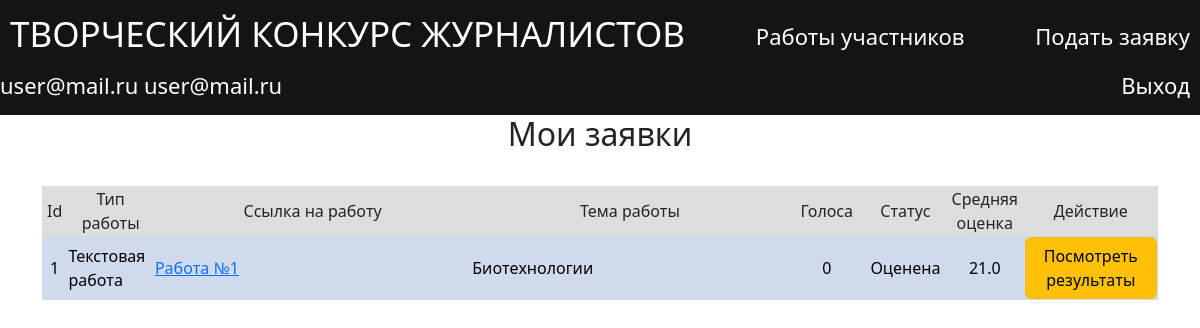
/cabinet (signed in), run on the app's committed database.
### data/users.py (models this page shows, shortened)
class User(SqlAlchemyBase, UserMixin, SerializerMixin):
    __tablename__ = 'users'
    id = sqlalchemy.Column(sqlalchemy.Integer,
                           primary_key=True, autoincrement=True)
    surname = sqlalchemy.Column(sqlalchemy.String, nullable=True)
    name = sqlalchemy.Column(sqlalchemy.String, nullable=True)
    position = sqlalchemy.Column(sqlalchemy.String, nullable=True)
    email = sqlalchemy.Column(sqlalchemy.String,
                              index=True, unique=True, nullable=True)
    password = sqlalchemy.Column(sqlalchemy.String, nullable=True)
    proposals = sqlalchemy.Column(sqlalchemy.String, nullable=True)
    @property
    def proposals_list(self):
        return json.loads(self.proposals)['proposals']

### data/proposals.py (models this page shows, shortened)
class Proposal(SqlAlchemyBase, UserMixin, SerializerMixin):
    __tablename__ = 'proposal'
    id = sqlalchemy.Column(sqlalchemy.Integer,
                           primary_key=True, autoincrement=True)
    type = sqlalchemy.Column(sqlalchemy.String, nullable=True)
    file = sqlalchemy.Column(sqlalchemy.String, nullable=True)
    evaluation = sqlalchemy.Column(sqlalchemy.String, nullable=True)
    lowering_criteria = sqlalchemy.Column(sqlalchemy.String, nullable=True)
    status = sqlalchemy.Column(sqlalchemy.String, nullable=True)
    likes = sqlalchemy.Column(sqlalchemy.Integer, nullable=True)
    user_data = sqlalchemy.Column(sqlalchemy.String, nullable=True)
    experts_rates = sqlalchemy.Column(sqlalchemy.String, nullable=True)
    @property
    def theme(self):
        return self.user_data_dict.get("theme")
    @property
    def evaluation_dict(self):
        return json.loads(self.evaluation)
    @property
    def user_data_dict(self):
        return json.loads(self.user_data)
    @property
    def experts_list(self):
        return json.loads(self.experts_rates)["expert_ids"]
    @property
    def lowering_criteria_dict(self):
        return json.loads(self.lowering_criteria)
    @property
    def rated_at_least_one(self):
        return len(self.experts_list) >= 1
    @property
    def average_score(self):
        sum = 0
        for score in self.merge_ratings:
            sum += score[3]
        return round(sum / len(self.merge_ratings),2)
    @property
    def merge_ratings(self):
        ratings = self.evaluation_dict["ratings"]
        lowering_ratings = self.lowering_criteria_dict["ratings"]
        merged_ratings = []
        for index in range(len(ratings)):
            merged_ratings.append((ratings[index],lowering_ratings[index],ratings[index]["expert"],
                                   sum(list(ratings[index].values())[:-1]) \
                                   - sum(list(lowering_ratings[index].values())[:-1])))
        return merged_ratings

### main.py (the view)
@app.route('/cabinet', methods=['GET', 'POST'])
@login_required
def cabinet():
    db_sess = db_session.create_session()
    my_proposals_ids = current_user.proposals_list
    my_proposals = []
    for proposal_id in my_proposals_ids:
        my_proposals.append(db_sess.query(Proposal).filter(Proposal.id == proposal_id).first())
    return render_template('cabinet.html',
                           stage=competition_stage,
                           proposals=my_proposals,
                           is_empty=len(my_proposals)==0, title='Мои ' \
                                                                                                            'заявки')

### data/db_session.py (called while the page is built)
def create_session() -> Session:
    global __factory
    return __factory()

### main.py (called while the page is built)
@login_manager.user_loader
def load_user(user_id):  # find user in database
    db_sess = db_session.create_session()
    return db_sess.query(User).get(user_id)

### templates/cabinet.html (shortened to what this page needs)
{% extends "base.html" %}
{% block content %}
{% set TYPES  = {"text": "Текстовая работа", "video": "Видео материал"} %}
<h2 align="center">Мои заявки</h2>
{% if not is_empty%}
<div class="table_container">
    <table class="my_table">
        <tr class="my_row">
            <td class="title" width="2%" bgcolor="#dddddd" align="center">Id</td>
            <td class="title" width="5%" bgcolor="#dddddd" align="center">Тип работы</td>
            <td class="title" width="25%" bgcolor="#dddddd" align="center">Ссылка на работу</td>
            <td class="title" width="25%" bgcolor="#dddddd" align="center">Тема работы</td>
            <td class="title" width="6%" bgcolor="#dddddd" align="center">Голоса</td>
            <td class="title" width="6%" bgcolor="#dddddd" align="center">Статус</td>
            <td class="title" width="6%" bgcolor="#dddddd" align="center">Средняя оценка</td>
            <td class="title" width="8%" bgcolor="#dddddd" align="center">Действие</td>
        </tr>
        {% for proposal in proposals %}
                {%  set color = "#d0daed" %}
                {% set text_color = "#000" %}
        <tr class="my_row">
            <td class="ordinary" bgcolor ={{color}} align="center" style="color:{{text_color}}">{{ proposal.id }}</td>
            <td class="ordinary" bgcolor ={{color}} style="color:{{text_color}}">{{ TYPES[proposal.type] }}</td>
            <td class="ordinary" bgcolor ={{color}} style="color:{{text_color}}"><a href="{{proposal.file}}"> Работа №{{proposal.id}}</a></td>
            <td class="ordinary" bgcolor ={{color}} style="color:{{text_color}}">{{ proposal.theme }}</td>
            <td class="ordinary" bgcolor ={{color}} align="center" style="color:{{text_color}}">{{ proposal.likes }}</td>
            <td class="ordinary" bgcolor ={{color}} align="center" style="color:{{text_color}}">{{ STATUSES[proposal.status] }}</td>
            <td class="ordinary" bgcolor ={{color}} align="center" style="color:{{text_color}}">
                {% if proposal.rated_at_least_one%}
                <div>    {{proposal.average_score}}</div>
                {% else%}
                <div> Не оценена</div>
                {% endif %}
            </td>
            <td class="ordinary" bgcolor ={{color}} align="center" style="color:{{text_color}}">
                {% if proposal.rated_at_least_one%}
                <div>       <a href="/proposals/view/{{ proposal.id }}" class="btn btn-warning">Посмотреть результаты</a>
                </div>
                {% else %}
                <div>   Еще не один эксперт не проверил работу
                </div>
                {% endif %}
            </td>
        </tr>
        {% endfor %}
    </table>
</div>
{% else %}
    <h2> У вас нет заявок </h2>
    {% if stage.can_make_proposes%}
        <a href="/add_proposal">Добавить заявку</a>
    {% endif%}
{% endif%}
{% endblock %}

### templates/base.html (shortened to what this page needs)
<!DOCTYPE html>
<html lang="en">
<head>
    <link rel="stylesheet" type="text/css" href="/static/css/style.css" />
    <link href="https://cdn.jsdelivr.net/npm/bootstrap@5.2.3/dist/css/bootstrap.min.css" rel="stylesheet">
</head>
  <body>
    <header>
        <nav class="navbar">
          <h1 style="color:#ffffff"><a class="navbar-link_MAIN" href="/">ТВОРЧЕСКИЙ КОНКУРС ЖУРНАЛИСТОВ</a> </h1>
          <a class="navbar-link" href="/proposals">Работы участников</a>
          <a class="navbar-link" href="/add_proposal">Подать заявку</a>
            {% if current_user.is_authenticated %}
            <a href="/cabinet" style="color:#ffffff" class="Current_name" >{{current_user.name}} {{current_user.surname}}</a>
            <a class="navbar-link" href="/logout">Выход</a>
            {% else %}
            <a class="navbar-link" href="/login">Войти</a>
            {% endif %}
        </nav>
    </header>
    <main role="main" class="container">
        {% set STATUSES  = {"not_moderated": "Не проверена модерацией","waiting_verification": "Ожидает оценивания", "verified": "Оценена", "aborted":  "Не прошла модерацию"} %}
        {% block content %}
        {% endblock %}
    </main>
  </body>
</html>

### static/css/style.css (style rules this page uses)
html { font-size: 16px; }
.navbar-link { font-size: 22px; color: #ffffff; text-decoration : none; padding: 5px 10px 5px 10px ; }
.title { font-size: 16px; text-align: center; }
.navbar { padding : 15px; background-color : #141414 }
.table_container { padding-top: 25px; }
.Current_name { font-size: 22px; color: #ffffff; text-decoration : none; }
.btn { background: #000000; color: #ffffff; border-radius: 10px; }
.navbar-link_MAIN { font-size: 35px; color: #ffffff; text-decoration : none; padding: 5px 10px 5px 10px ; }

### data on the page
User: name "user@mail.ru", surname "user@mail.ru"
Proposal: id "1", type "Текстовая работа", theme "Биотехнологии", likes "0", status "Оценена", average_score "21.0"
